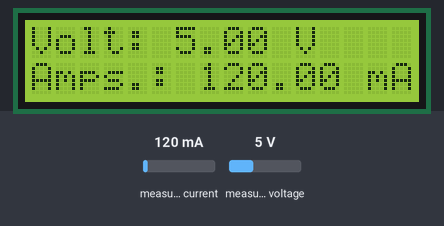
The sketch below on a simulated Arduino Zero (SAMD21). Shown: 16×2 character LCD. The inputs (shaded band) are chosen by the test bench; at power-on: measured current 120 mA, measured voltage 5 V.

Above: at 3.2 s.
3.3 s: measured current set to 40 mA
At 5.2 s:
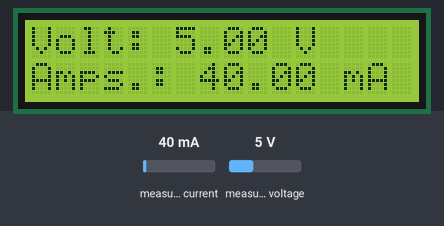
5.6 s: measured voltage set to 0.3 V
At 6.9 s:
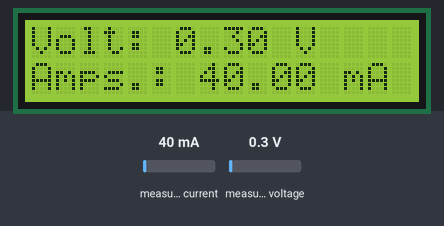
7.7 s: measured current set to 500 mA
At 8.6 s:
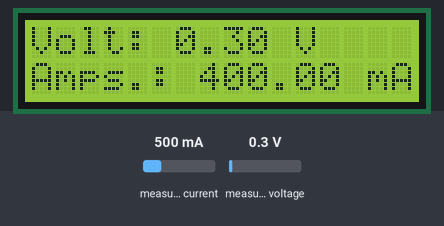
9.8 s: measured voltage set to 3.8 V
At 11.5 s:
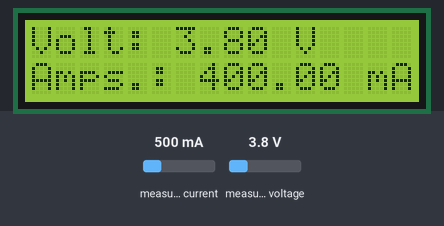
Timing chart, 0 to 12.9 s (numbered marks = the images above; inputs shaded):
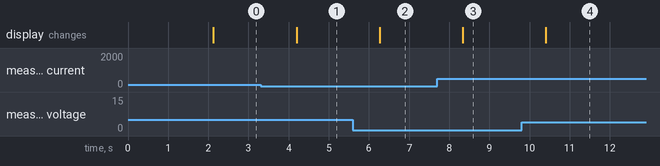

The sketch:

getcurrent_and_shown_on_display.ino
```cpp
#include <Wire.h>
#include <LiquidCrystal_I2C.h>
#include <Adafruit_INA219.h>

//DC current measure
Adafruit_INA219 ina219;

// Hardcoded the LCD address to 0x3f for a 16 chars and 2 line display
LiquidCrystal_I2C lcd(0x3f, 16, 2);

#if defined(ARDUINO_ARCH_SAMD)
// for Zero, output on USB Serial console, remove line below if using programming port to program the Zero!
   #define Serial SerialUSB
#endif

#define  LED_OFF  0
#define  LED_ON  1

//Variable para refresco de pantalla lcd
int lcd_loop=1;

void setup()
{
  #ifndef ESP8266
   while (!Serial);     // will pause Zero, Leonardo, etc until serial console opens
  #endif
  uint32_t currentFrequency;

  // Initialize the INA219.
  // By default the initialization will use the largest range (32V, 2A).  However
  // you can call a setCalibration function to change this range (see comments).
  ina219.begin();
  // To use a slightly lower 32V, 1A range (higher precision on amps):
  //ina219.setCalibration_32V_1A();
  // Or to use a lower 16V, 400mA range (higher precision on volts and amps):
  ina219.setCalibration_16V_400mA();

  //initialize the LCD
  lcd.begin();
  // Activamos la retroiluminacion
  lcd.setBacklight(LED_ON);
  lcd.setCursor(0,0);
  lcd.print("Measuring Volt");
  lcd.setCursor(0,1);
  lcd.print("&Current INA219");
  delay(2000);
}

void loop()
{

  //float shuntvoltage = 0;
  float busvoltage = 0;
  float current_mA = 0;
  //float loadvoltage = 0;

  //shuntvoltage = ina219.getShuntVoltage_mV();
  busvoltage = ina219.getBusVoltage_V();
  current_mA = ina219.getCurrent_mA();
  //loadvoltage = busvoltage + (shuntvoltage / 1000);

  //guardo las lecturas en la SD


  ///
  //escribo cada dos ciclos de 500ms. el lcd no responde a refrescos tan altos.
  if(lcd_loop){
    //Escribiendo en el display
    lcd.clear();
    //Turn on the blacklight and print a message.
    lcd.backlight(); //Backlight ON
    lcd.setCursor(0,0);
    //voltaje
    lcd.print("Volt: ");
    lcd.print(busvoltage);
    lcd.print(" V");
    lcd.setCursor(0,1);
    //corriente
    lcd.print("Amps.: ");
    lcd.print(current_mA);
    lcd.print(" mA");
    lcd_loop=0;
  }
  else{
   lcd_loop=1;
  }

  //espero para la proxima lectura
  delay(500);
}
```

Measured:
- after the input at 3.3 s, the display: changes after 0.90 s (image 1)
- after the input at 5.6 s, the display: changes after 0.67 s (image 2)
- after the input at 7.7 s, the display: changes after 0.64 s (image 3)
- after the input at 9.8 s, the display: changes after 0.61 s (image 4)
